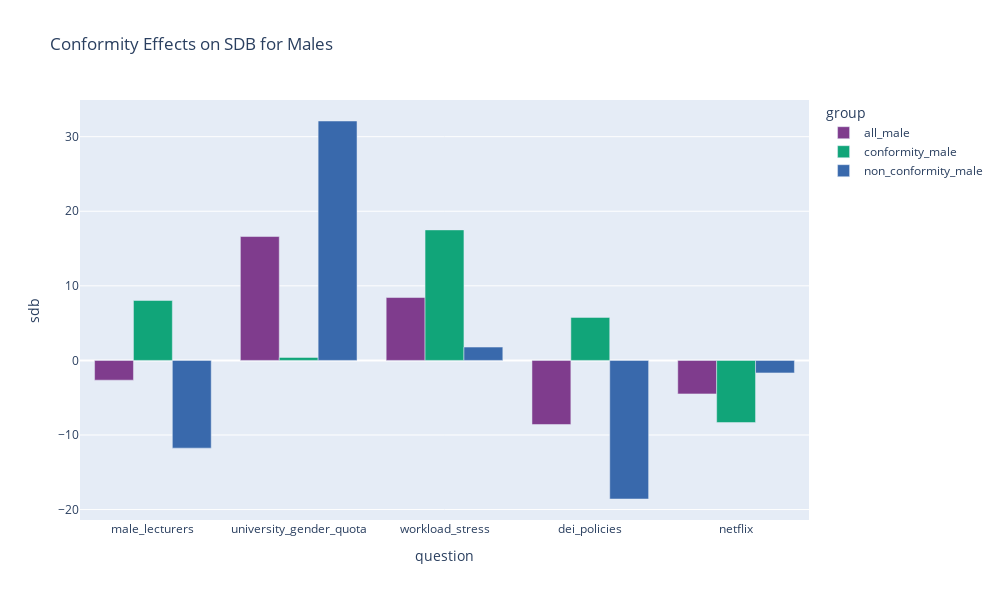

Source (notebook cell):
### Markdown cell above
#

### Code cell
temp_sdb = all_sdb.loc[all_sdb['group'].isin(male_cols), :]

# create 3 groups of bars for each question based on all_cols female_cols and male_cols
fig = px.bar(temp_sdb, x='question', y='sdb', color='group', color_discrete_sequence=px.colors.qualitative.Bold, barmode='group', title='Conformity Effects on SDB for Males')

# increase plot size and change color palette to viridis
fig.update_layout(
    autosize=False,
    width=1000,
    height=600,
    coloraxis=dict(colorscale='viridis')
)

fig.show()

### Figure 1 — Plotly figure (JSON) as saved in the notebook; plotly's stock layout.template omitted (floating-point values rounded to 4 significant figures)
{"data": [{"alignmentgroup": "True", "hovertemplate": "group=all_male<br>question=%{x}<br>sdb=%{y}<extra></extra>", "legendgroup": "all_male", "marker": {"color": "rgb(127, 60, 141)", "pattern": {"shape": ""}}, "name": "all_male", "offsetgroup": "all_male", "orientation": "v", "showlegend": true, "textposition": "auto", "type": "bar", "x": ["male_lecturers", "university_gender_quota", "workload_stress", "dei_policies", "netflix"], "xaxis": "x", "y": [-2.65, 16.61, 8.433, -8.594, -4.49], "yaxis": "y"}, {"alignmentgroup": "True", "hovertemplate": "group=conformity_male<br>question=%{x}<br>sdb=%{y}<extra></extra>", "legendgroup": "conformity_male", "marker": {"color": "rgb(17, 165, 121)", "pattern": {"shape": ""}}, "name": "conformity_male", "offsetgroup": "conformity_male", "orientation": "v", "showlegend": true, "textposition": "auto", "type": "bar", "x": ["male_lecturers", "university_gender_quota", "workload_stress", "dei_policies", "netflix"], "xaxis": "x", "y": [8.036, 0.3968, 17.5, 5.769, -8.333], "yaxis": "y"}, {"alignmentgroup": "True", "hovertemplate": "group=non_conformity_male<br>question=%{x}<br>sdb=%{y}<extra></extra>", "legendgroup": "non_conformity_male", "marker": {"color": "rgb(57, 105, 172)", "pattern": {"shape": ""}}, "name": "non_conformity_male", "offsetgroup": "non_conformity_male", "orientation": "v", "showlegend": true, "textposition": "auto", "type": "bar", "x": ["male_lecturers", "university_gender_quota", "workload_stress", "dei_policies", "netflix"], "xaxis": "x", "y": [-11.76, 32.1, 1.786, -18.59, -1.677], "yaxis": "y"}], "layout": {"autosize": false, "barmode": "group", "coloraxis": {"colorscale": [[0, "#440154"], [0.1111, "#482878"], [0.2222, "#3e4989"], [0.3333, "#31688e"], [0.4444, "#26828e"], [0.5556, "#1f9e89"], [0.6667, "#35b779"], [0.7778, "#6ece58"], [0.8889, "#b5de2b"], [1, "#fde725"]]}, "height": 600, "legend": {"title": {"text": "group"}, "tracegroupgap": 0}, "title": {"text": "Conformity Effects on SDB for Males"}, "width": 1000, "xaxis": {"anchor": "y", "domain": [0, 1], "title": {"text": "question"}}, "yaxis": {"anchor": "x", "domain": [0, 1], "title": {"text": "sdb"}}}}
